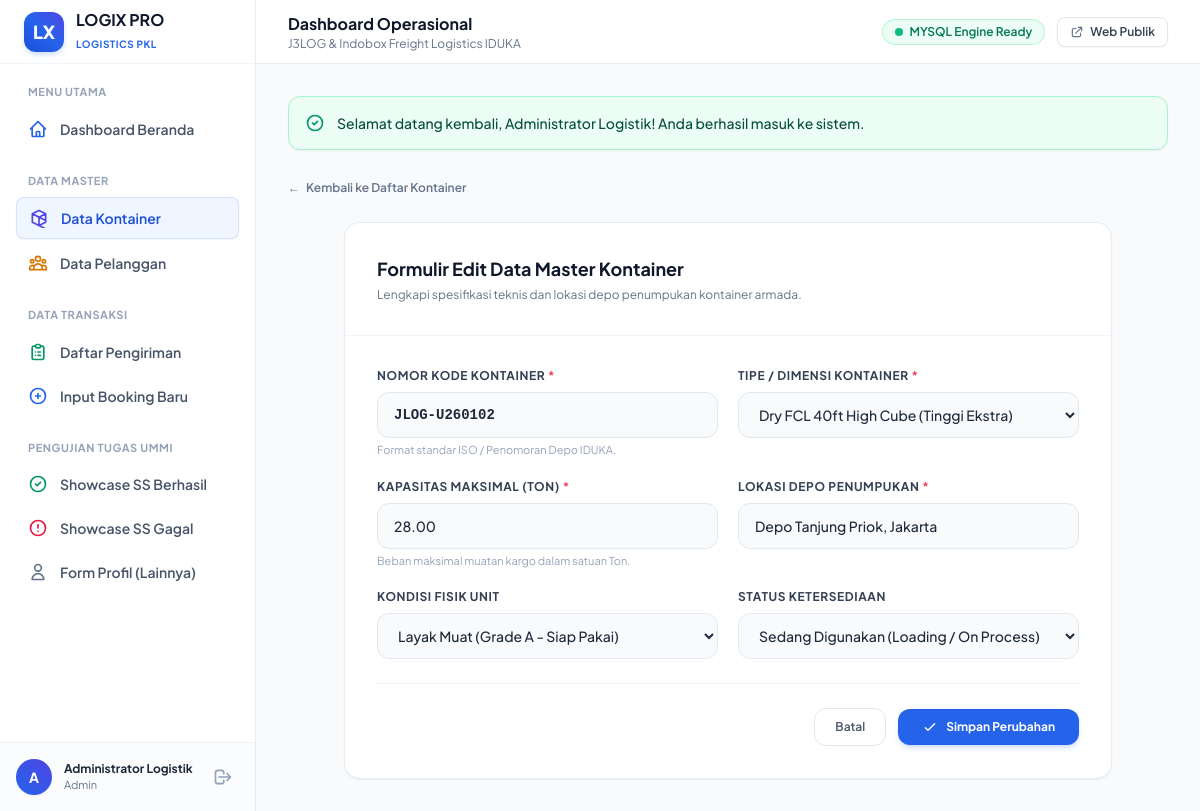
The app's page /kontainer_form.php?id=2 (signed in) with its own data.
### tables this page shows
CREATE TABLE `kontainer` (
  `id` INT AUTO_INCREMENT PRIMARY KEY,
  `nomor_kontainer` VARCHAR(30) NOT NULL UNIQUE,
  `tipe_kontainer` VARCHAR(50) NOT NULL,
  `kapasitas_ton` DECIMAL(8,2) NOT NULL,
  `lokasi_depo` VARCHAR(100) NOT NULL,
  `kondisi` VARCHAR(50) NOT NULL DEFAULT 'Layak Muat',
  `status` ENUM('Tersedia', 'Sedang Digunakan', 'Dalam Perjalanan', 'Perawatan') DEFAULT 'Tersedia',
  `created_at` TIMESTAMP DEFAULT CURRENT_TIMESTAMP
);

### kontainer_form.php (the view, shortened to what this page needs)
<?php
require_once __DIR__ . '/includes/header.php';
$isEdit = false;
$id = (int)($_GET['id'] ?? 0);
$data = [
    'nomor_kontainer' => '',
    'tipe_kontainer' => 'Dry FCL 20ft',
    'kapasitas_ton' => 20.00,
    'lokasi_depo' => 'Depo Tanjung Priok, Jakarta',
    'kondisi' => 'Layak Muat (Grade A)',
    'status' => 'Tersedia'
];
if ($id > 0) {
    $stmt = $db->prepare("SELECT * FROM kontainer WHERE id = ?");
    $stmt->execute([$id]);
    $existing = $stmt->fetch();
    if ($existing) {
        $isEdit = true;
        $data = $existing;
    } else {
        setFlash('danger', 'Data kontainer tidak ditemukan!');
        header('Location: kontainer.php');
        exit;
    }
}
?>
<div class="mb-6">
    <a href="kontainer.php" class="inline-flex items-center gap-1.5 text-xs font-semibold text-slate-500 hover:text-slate-800 transition-colors">
        <span>&larr;</span>
        <span>Kembali ke Daftar Kontainer</span>
    </a>
</div>
<div class="max-w-3xl mx-auto bg-white rounded-2xl border border-slate-200/80 shadow-sm overflow-hidden">
    <div class="p-6 md:p-8 border-b border-slate-100">
        <h3 class="text-lg font-bold text-slate-900"><?= $isEdit ? 'Formulir Edit Data Master Kontainer' : 'Formulir Input Data Master Kontainer Baru' ?></h3>
        <p class="text-xs text-slate-500 mt-1">Lengkapi spesifikasi teknis dan lokasi depo penumpukan kontainer armada.</p>
    </div>
    <div class="p-6 md:p-8">
        <form action="kontainer_form.php<?= $isEdit ? '?id='.$id : '' ?>" method="POST" id="formMasterKontainer" class="space-y-6">
            <div class="grid grid-cols-1 md:grid-cols-2 gap-5">
                <div>
                    <label for="nomor_kontainer" class="block text-xs font-bold text-slate-700 uppercase tracking-wider mb-2">Nomor Kode Kontainer <span class="text-rose-500">*</span></label>
                    <input type="text" name="nomor_kontainer" id="nomor_kontainer" class="w-full bg-slate-50 border border-slate-200 rounded-xl px-4 py-3 text-slate-800 text-sm font-mono uppercase focus:outline-none focus:ring-4 focus:ring-blue-100 focus:border-blue-500 font-bold transition-all" placeholder="Cth: JLOG-U260105" value="<?= htmlspecialchars($data['nomor_kontainer']) ?>" required>
                    <span class="text-[11px] text-slate-400 mt-1 block">Format standar ISO / Penomoran Depo IDUKA.</span>
                </div>
                <div>
                    <label for="tipe_kontainer" class="block text-xs font-bold text-slate-700 uppercase tracking-wider mb-2">Tipe / Dimensi Kontainer <span class="text-rose-500">*</span></label>
                    <select name="tipe_kontainer" id="tipe_kontainer" class="w-full bg-slate-50 border border-slate-200 rounded-xl px-4 py-3 text-slate-800 text-sm focus:outline-none focus:ring-4 focus:ring-blue-100 focus:border-blue-500 font-medium transition-all" required>
                        <option value="Dry FCL 40ft High Cube" <?= $data['tipe_kontainer'] === 'Dry FCL 40ft High Cube' ? 'selected' : '' ?>>Dry FCL 40ft High Cube (Tinggi Ekstra)</option>
                    </select>
                </div>
                <div>
                    <label for="kapasitas_ton" class="block text-xs font-bold text-slate-700 uppercase tracking-wider mb-2">Kapasitas Maksimal (Ton) <span class="text-rose-500">*</span></label>
                    <input type="number" step="0.1" name="kapasitas_ton" id="kapasitas_ton" class="w-full bg-slate-50 border border-slate-200 rounded-xl px-4 py-3 text-slate-800 text-sm focus:outline-none focus:ring-4 focus:ring-blue-100 focus:border-blue-500 font-medium transition-all" placeholder="Contoh: 21.5" value="<?= htmlspecialchars($data['kapasitas_ton']) ?>" required>
                    <span class="text-[11px] text-slate-400 mt-1 block">Beban maksimal muatan kargo dalam satuan Ton.</span>
                </div>
                <div>
                    <label for="lokasi_depo" class="block text-xs font-bold text-slate-700 uppercase tracking-wider mb-2">Lokasi Depo Penumpukan <span class="text-rose-500">*</span></label>
                    <input type="text" name="lokasi_depo" id="lokasi_depo" class="w-full bg-slate-50 border border-slate-200 rounded-xl px-4 py-3 text-slate-800 text-sm focus:outline-none focus:ring-4 focus:ring-blue-100 focus:border-blue-500 font-medium transition-all" placeholder="Cth: Depo Tanjung Priok, Jakarta" value="<?= htmlspecialchars($data['lokasi_depo']) ?>" required>
                </div>
                <div>
                    <label for="kondisi" class="block text-xs font-bold text-slate-700 uppercase tracking-wider mb-2">Kondisi Fisik Unit</label>
                    <select name="kondisi" id="kondisi" class="w-full bg-slate-50 border border-slate-200 rounded-xl px-4 py-3 text-slate-800 text-sm focus:outline-none focus:ring-4 focus:ring-blue-100 focus:border-blue-500 font-medium transition-all">
                        <option value="Layak Muat (Grade A)" <?= $data['kondisi'] === 'Layak Muat (Grade A)' ? 'selected' : '' ?>>Layak Muat (Grade A - Siap Pakai)</option>
                    </select>
                </div>
                <div>
                    <label for="status" class="block text-xs font-bold text-slate-700 uppercase tracking-wider mb-2">Status Ketersediaan</label>
                    <select name="status" id="status" class="w-full bg-slate-50 border border-slate-200 rounded-xl px-4 py-3 text-slate-800 text-sm focus:outline-none focus:ring-4 focus:ring-blue-100 focus:border-blue-500 font-medium transition-all">
                        <option value="Sedang Digunakan" <?= $data['status'] === 'Sedang Digunakan' ? 'selected' : '' ?>>Sedang Digunakan (Loading / On Process)</option>
                    </select>
                </div>
            </div>
            <div class="flex items-center justify-end gap-3 pt-6 border-t border-slate-100">
                <a href="kontainer.php" class="px-5 py-2.5 rounded-xl border border-slate-200 text-slate-600 hover:bg-slate-50 font-semibold text-xs transition-all">Batal</a>
                <button type="submit" class="inline-flex items-center gap-2 px-6 py-2.5 rounded-xl bg-blue-600 hover:bg-blue-700 text-white font-bold text-xs shadow-md shadow-blue-500/20 transition-all" id="btnSimpanKontainer">
                    <svg class="w-4 h-4" fill="none" stroke="currentColor" viewBox="0 0 24 24"><path stroke-linecap="round" stroke-linejoin="round" stroke-width="2" d="M5 13l4 4L19 7"/></svg>
                    <span><?= $isEdit ? 'Simpan Perubahan' : 'Tambahkan Kontainer' ?></span>
                </button>
            </div>
        </form>
    </div>
</div>
<?php require_once __DIR__ . '/includes/footer.php'; ?>

### records on screen
kontainer: nomor_kontainer "JLOG-U260102", tipe_kontainer "Dry FCL 40ft High Cube (Tinggi Ekstra)", kapasitas_ton "28.00", lokasi_depo "Depo Tanjung Priok, Jakarta", kondisi "Layak Muat (Grade A - Siap Pakai)", status "Sedang Digunakan (Loading / On Process)"

### other values on screen
substr($user['nama_lengkap'], 0, 1) "A"
$user['nama_lengkap'] "Administrator Logistik"
$user['role'] "Admin"
$pageTitle "Dashboard Operasional"
APP_COMPANY "J3LOG & Indobox Freight Logistics IDUKA"
$driverName "MYSQL"
$flash['message'] "Selamat datang kembali, Administrator Logistik! Anda berhasil masuk ke sistem."
